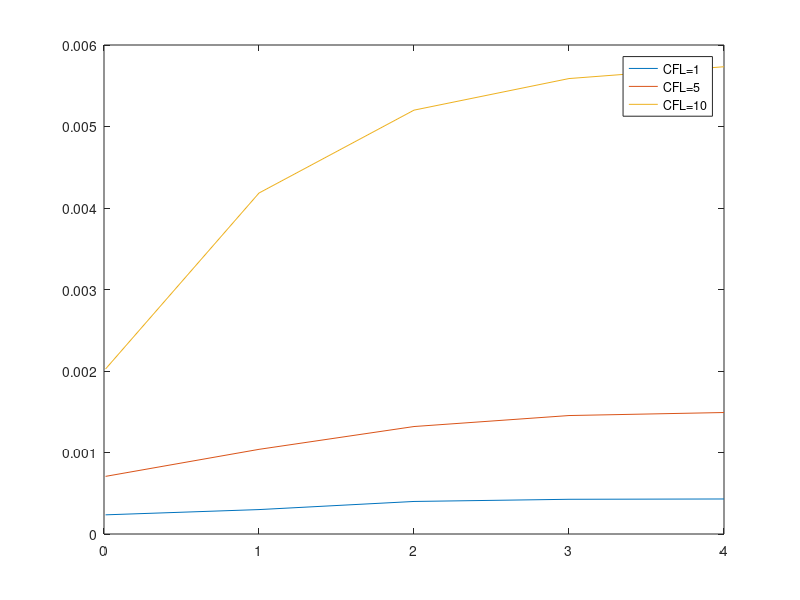

Source code (MATLAB):
%cfl=1
A=[2.0000e+00   1.0000e+01   1.0000e+00   1.2625e-05   2.3521e-04  %Time=0.01
2.0000e+00   1.0000e+01   1.0000e+00   2.8361e-05   2.9966e-04  %Time=1
2.0000e+00   1.0000e+01   1.0000e+00   3.8795e-05   3.9933e-04  %Time=2
2.0000e+00   1.0000e+01   1.0000e+00   4.2633e-05   4.2596e-04  %Time=3
2.0000e+00   1.0000e+01   1.0000e+00   4.4045e-05   4.2976e-04];  %Time=4


%cfl=5
B=[2.0000e+00   1.0000e+01   5.0000e+00   1.6219e-04   7.0716e-04
2.0000e+00   1.0000e+01   5.0000e+00   7.4566e-04   1.0388e-03
2.0000e+00   1.0000e+01   5.0000e+00   9.7415e-04   1.3187e-03
2.0000e+00   1.0000e+01   5.0000e+00   1.0720e-03   1.4535e-03
2.0000e+00   1.0000e+01   5.0000e+00   1.1019e-03   1.4906e-03];



%cfl=10
C=[2.0000e+00   1.0000e+01   1.0000e+01   1.2022e-03   2.0247e-03
2.0000e+00   1.0000e+01   1.0000e+01   3.1961e-03   4.1838e-03
2.0000e+00   1.0000e+01   1.0000e+01   3.9769e-03   5.2007e-03
2.0000e+00   1.0000e+01   1.0000e+01   4.2826e-03   5.5883e-03
2.0000e+00   1.0000e+01   1.0000e+01   4.4024e-03   5.7333e-03];

n=[0.01;1;2;3;4];
e1=A(:,5);
e2=B(:,5);
e3=C(:,5);
plot(n,e1,n,e2,n,e3)
legend('CFL=1','CFL=5','CFL=10')
